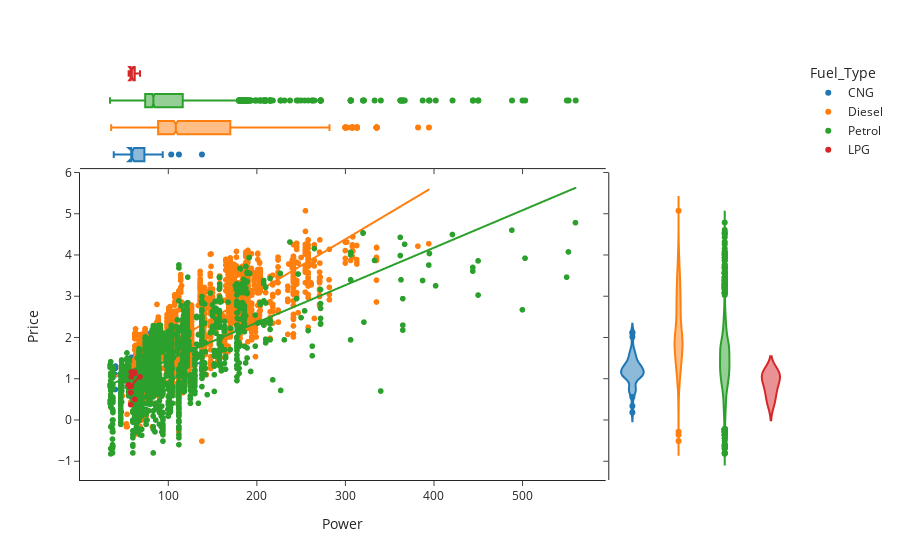

Here is the notebook cell this chart was saved with:
### Code cell
yprop = 'Price'
xprop = 'Power'
h= 'Fuel_Type'
px.scatter(data, x=xprop, y=yprop, color=h, marginal_y="violin", marginal_x="box", trendline="ols", template="simple_white")

### Figure 1 — Plotly figure (JSON) as saved in the notebook; plotly's stock layout.template omitted (floating-point values rounded to 4 significant figures; data arrays with more than 128 entries replaced by an {"elided": "..."} marker saying what was removed)
{"data": [{"hovertemplate": "Fuel_Type=CNG<br>Power=%{x}<br>Price=%{y}<extra></extra>", "legendgroup": "CNG", "marker": {"color": "#1F77B4", "symbol": "circle"}, "mode": "markers", "name": "CNG", "showlegend": true, "type": "scattergl", "x": [58.16, 58.16, 67.1, 73, 38.4, 93.7, 67.1, 58.2, 40.3, 73, 67.04, 58.16, 80.46, 58.16, 58.16, 81.86, 67.04, 55.23, 80.46, 81.86, 67.04, 58.16, 55.23, 85.7, 112, 58.2, 58.33, 58.16, 80.9, 58.2, 58.2, 67.04, 63, 58.16, 58.2, 38.4, 40.3, 73, 85.7, 40.3, 138, 103.3, 67.04, 58.16, 73, 40.3, 58.16, 73, 58.33, 58.16, 47.3, 58.16, 80.46, 58.16, 58.2, 58.2], "xaxis": "x", "y": [0.5596, 1.179, 0.3365, 1.548, 0.7419, 0.6419, 0.6931, 1.295, 1.253, 1.504, 1.085, 1.147, 2.122, 1.147, 1.194, 1.599, 1.115, 1.179, 2.015, 1.609, 1.361, 1.082, 1.179, 1.182, 0.1823, 1.065, 1.522, 1.047, 1.758, 1.099, 1.386, 1.179, 1.314, 1.03, 1.253, 0.7419, 1.099, 0.9555, 1.358, 0.7419, 1.209, 0.9746, 1.047, 1.327, 1.683, 1.308, 1.099, 1.466, 1.335, 1.295, 0.7655, 1.082, 2.11, 1.308, 0.8109, 1.131], "yaxis": "y"}, {"alignmentgroup": "True", "hovertemplate": "Fuel_Type=CNG<br>Power=%{x}<extra></extra>", "legendgroup": "CNG", "marker": {"color": "#1F77B4", "symbol": "circle"}, "name": "CNG", "notched": true, "offsetgroup": "CNG", "showlegend": false, "type": "box", "x": [58.16, 58.16, 67.1, 73, 38.4, 93.7, 67.1, 58.2, 40.3, 73, 67.04, 58.16, 80.46, 58.16, 58.16, 81.86, 67.04, 55.23, 80.46, 81.86, 67.04, 58.16, 55.23, 85.7, 112, 58.2, 58.33, 58.16, 80.9, 58.2, 58.2, 67.04, 63, 58.16, 58.2, 38.4, 40.3, 73, 85.7, 40.3, 138, 103.3, 67.04, 58.16, 73, 40.3, 58.16, 73, 58.33, 58.16, 47.3, 58.16, 80.46, 58.16, 58.2, 58.2], "xaxis": "x3", "yaxis": "y3"}, {"alignmentgroup": "True", "hovertemplate": "Fuel_Type=CNG<br>Price=%{y}<extra></extra>", "legendgroup": "CNG", "marker": {"color": "#1F77B4", "symbol": "circle"}, "name": "CNG", "offsetgroup": "CNG", "scalegroup": "y", "showlegend": false, "type": "violin", "xaxis": "x2", "y": [0.5596, 1.179, 0.3365, 1.548, 0.7419, 0.6419, 0.6931, 1.295, 1.253, 1.504, 1.085, 1.147, 2.122, 1.147, 1.194, 1.599, 1.115, 1.179, 2.015, 1.609, 1.361, 1.082, 1.179, 1.182, 0.1823, 1.065, 1.522, 1.047, 1.758, 1.099, 1.386, 1.179, 1.314, 1.03, 1.253, 0.7419, 1.099, 0.9555, 1.358, 0.7419, 1.209, 0.9746, 1.047, 1.327, 1.683, 1.308, 1.099, 1.466, 1.335, 1.295, 0.7655, 1.082, 2.11, 1.308, 0.8109, 1.131], "yaxis": "y2"}, {"hovertemplate": "<b>OLS trendline</b><br>Price = 0.0027875 * Power + 1.00352<br>R<sup>2</sup>=0.017870<br><br>Fuel_Type=CNG<br>Power=%{x}<br>Price=%{y} <b>(trend)</b><extra></extra>", "legendgroup": "CNG", "marker": {"color": "#1F77B4", "symbol": "circle"}, "mode": "lines", "name": "CNG", "showlegend": false, "type": "scattergl", "x": [38.4, 38.4, 40.3, 40.3, 40.3, 40.3, 47.3, 55.23, 55.23, 58.16, 58.16, 58.16, 58.16, 58.16, 58.16, 58.16, 58.16, 58.16, 58.16, 58.16, 58.16, 58.16, 58.2, 58.2, 58.2, 58.2, 58.2, 58.2, 58.2, 58.33, 58.33, 63, 67.04, 67.04, 67.04, 67.04, 67.04, 67.1, 67.1, 73, 73, 73, 73, 73, 80.46, 80.46, 80.46, 80.9, 81.86, 81.86, 85.7, 85.7, 93.7, 103.3, 112, 138], "xaxis": "x", "y": [1.111, 1.111, 1.116, 1.116, 1.116, 1.116, 1.135, 1.157, 1.157, 1.166, 1.166, 1.166, 1.166, 1.166, 1.166, 1.166, 1.166, 1.166, 1.166, 1.166, 1.166, 1.166, 1.166, 1.166, 1.166, 1.166, 1.166, 1.166, 1.166, 1.166, 1.166, 1.179, 1.19, 1.19, 1.19, 1.19, 1.19, 1.191, 1.191, 1.207, 1.207, 1.207, 1.207, 1.207, 1.228, 1.228, 1.228, 1.229, 1.232, 1.232, 1.242, 1.242, 1.265, 1.291, 1.316, 1.388], "yaxis": "y"}, {"hovertemplate": "Fuel_Type=Diesel<br>Power=%{x}<br>Price=%{y}<extra></extra>", "legendgroup": "Diesel", "marker": {"color": "#FF7F0E", "symbol": "circle"}, "mode": "markers", "name": "Diesel", "showlegend": true, "type": "scattergl", "x": {"elided": "3195 float values"}, "xaxis": "x", "y": {"elided": "3195 float values"}, "yaxis": "y"}, {"alignmentgroup": "True", "hovertemplate": "Fuel_Type=Diesel<br>Power=%{x}<extra></extra>", "legendgroup": "Diesel", "marker": {"color": "#FF7F0E", "symbol": "circle"}, "name": "Diesel", "notched": true, "offsetgroup": "Diesel", "showlegend": false, "type": "box", "x": {"elided": "3195 float values"}, "xaxis": "x3", "yaxis": "y3"}, {"alignmentgroup": "True", "hovertemplate": "Fuel_Type=Diesel<br>Price=%{y}<extra></extra>", "legendgroup": "Diesel", "marker": {"color": "#FF7F0E", "symbol": "circle"}, "name": "Diesel", "offsetgroup": "Diesel", "scalegroup": "y", "showlegend": false, "type": "violin", "xaxis": "x2", "y": {"elided": "3195 float values"}, "yaxis": "y2"}, {"hovertemplate": "<b>OLS trendline</b><br>Price = 0.0127909 * Power + 0.546271<br>R<sup>2</sup>=0.658831<br><br>Fuel_Type=Diesel<br>Power=%{x}<br>Price=%{y} <b>(trend)</b><extra></extra>", "legendgroup": "Diesel", "marker": {"color": "#FF7F0E", "symbol": "circle"}, "mode": "lines", "name": "Diesel", "showlegend": false, "type": "scattergl", "x": {"elided": "3195 float values"}, "xaxis": "x", "y": {"elided": "3195 float values"}, "yaxis": "y"}, {"hovertemplate": "Fuel_Type=Petrol<br>Power=%{x}<br>Price=%{y}<extra></extra>", "legendgroup": "Petrol", "marker": {"color": "#2CA02C", "symbol": "circle"}, "mode": "markers", "name": "Petrol", "showlegend": true, "type": "scattergl", "x": {"elided": "2714 float values"}, "xaxis": "x", "y": {"elided": "2714 float values"}, "yaxis": "y"}, {"alignmentgroup": "True", "hovertemplate": "Fuel_Type=Petrol<br>Power=%{x}<extra></extra>", "legendgroup": "Petrol", "marker": {"color": "#2CA02C", "symbol": "circle"}, "name": "Petrol", "notched": true, "offsetgroup": "Petrol", "showlegend": false, "type": "box", "x": {"elided": "2714 float values"}, "xaxis": "x3", "yaxis": "y3"}, {"alignmentgroup": "True", "hovertemplate": "Fuel_Type=Petrol<br>Price=%{y}<extra></extra>", "legendgroup": "Petrol", "marker": {"color": "#2CA02C", "symbol": "circle"}, "name": "Petrol", "offsetgroup": "Petrol", "scalegroup": "y", "showlegend": false, "type": "violin", "xaxis": "x2", "y": {"elided": "2714 float values"}, "yaxis": "y2"}, {"hovertemplate": "<b>OLS trendline</b><br>Price = 0.0090778 * Power + 0.547597<br>R<sup>2</sup>=0.371653<br><br>Fuel_Type=Petrol<br>Power=%{x}<br>Price=%{y} <b>(trend)</b><extra></extra>", "legendgroup": "Petrol", "marker": {"color": "#2CA02C", "symbol": "circle"}, "mode": "lines", "name": "Petrol", "showlegend": false, "type": "scattergl", "x": {"elided": "2714 float values"}, "xaxis": "x", "y": {"elided": "2714 float values"}, "yaxis": "y"}, {"hovertemplate": "Fuel_Type=LPG<br>Power=%{x}<br>Price=%{y}<extra></extra>", "legendgroup": "LPG", "marker": {"color": "#D62728", "symbol": "circle"}, "mode": "markers", "name": "LPG", "showlegend": true, "type": "scattergl", "x": [55.2, 58.2, 57.5, 62.1, 62.1, 68.05, 62.1, 57.5, 58.2, 58.2], "xaxis": "x", "y": [0.8544, 1.047, 0.3716, 0.5008, 1.131, 1.047, 1.163, 0.6678, 1.163, 0.8198], "yaxis": "y"}, {"alignmentgroup": "True", "hovertemplate": "Fuel_Type=LPG<br>Power=%{x}<extra></extra>", "legendgroup": "LPG", "marker": {"color": "#D62728", "symbol": "circle"}, "name": "LPG", "notched": true, "offsetgroup": "LPG", "showlegend": false, "type": "box", "x": [55.2, 58.2, 57.5, 62.1, 62.1, 68.05, 62.1, 57.5, 58.2, 58.2], "xaxis": "x3", "yaxis": "y3"}, {"alignmentgroup": "True", "hovertemplate": "Fuel_Type=LPG<br>Price=%{y}<extra></extra>", "legendgroup": "LPG", "marker": {"color": "#D62728", "symbol": "circle"}, "name": "LPG", "offsetgroup": "LPG", "scalegroup": "y", "showlegend": false, "type": "violin", "xaxis": "x2", "y": [0.8544, 1.047, 0.3716, 0.5008, 1.131, 1.047, 1.163, 0.6678, 1.163, 0.8198], "yaxis": "y2"}, {"hovertemplate": "<b>OLS trendline</b><br>Price = 0.0234714 * Power + -0.529618<br>R<sup>2</sup>=0.092857<br><br>Fuel_Type=LPG<br>Power=%{x}<br>Price=%{y} <b>(trend)</b><extra></extra>", "legendgroup": "LPG", "marker": {"color": "#D62728", "symbol": "circle"}, "mode": "lines", "name": "LPG", "showlegend": false, "type": "scattergl", "x": [55.2, 57.5, 57.5, 58.2, 58.2, 58.2, 62.1, 62.1, 62.1, 68.05], "xaxis": "x", "y": [0.766, 0.82, 0.82, 0.8364, 0.8364, 0.8364, 0.928, 0.928, 0.928, 1.068], "yaxis": "y"}], "layout": {"legend": {"title": {"text": "Fuel_Type"}, "tracegroupgap": 0}, "margin": {"t": 60}, "xaxis": {"anchor": "y", "domain": [0, 0.7363], "title": {"text": "Power"}}, "xaxis2": {"anchor": "y2", "domain": [0.7413, 1], "matches": "x2", "showline": false, "showticklabels": false, "ticks": ""}, "xaxis3": {"anchor": "y3", "domain": [0, 0.7363], "matches": "x", "showticklabels": false}, "xaxis4": {"anchor": "y4", "domain": [0.7413, 1], "matches": "x2", "showline": false, "showticklabels": false, "ticks": ""}, "yaxis": {"anchor": "x", "domain": [0, 0.7326], "title": {"text": "Price"}}, "yaxis2": {"anchor": "x2", "domain": [0, 0.7326], "matches": "y", "showticklabels": false}, "yaxis3": {"anchor": "x3", "domain": [0.7426, 1], "matches": "y3", "showline": false, "showticklabels": false, "ticks": ""}, "yaxis4": {"anchor": "x4", "domain": [0.7426, 1], "matches": "y3", "showline": false, "showticklabels": false, "ticks": ""}}}
